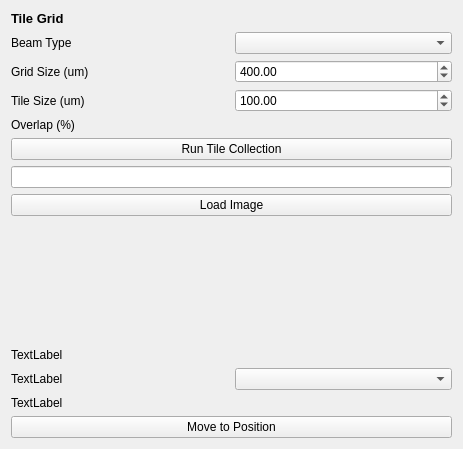
<?xml version="1.0" encoding="UTF-8"?>
<ui version="4.0">
 <class>Form</class>
 <widget class="QWidget" name="Form">
  <property name="geometry">
   <rect>
    <x>0</x>
    <y>0</y>
    <width>463</width>
    <height>449</height>
   </rect>
  </property>
  <property name="windowTitle">
   <string>Form</string>
  </property>
  <layout class="QGridLayout" name="gridLayout">
   <item row="0" column="0" colspan="2">
    <widget class="QLabel" name="label_title">
     <property name="font">
      <font>
       <pointsize>10</pointsize>
       <weight>75</weight>
       <bold>true</bold>
      </font>
     </property>
     <property name="text">
      <string>Tile Grid</string>
     </property>
    </widget>
   </item>
   <item row="5" column="0" colspan="2">
    <widget class="QPushButton" name="pushButton_run_tile_collection">
     <property name="text">
      <string>Run Tile Collection</string>
     </property>
    </widget>
   </item>
   <item row="3" column="1">
    <widget class="QDoubleSpinBox" name="doubleSpinBox_tile_tile_size">
     <property name="maximum">
      <double>100000.000000000000000</double>
     </property>
     <property name="value">
      <double>100.000000000000000</double>
     </property>
    </widget>
   </item>
   <item row="11" column="0" colspan="2">
    <widget class="QLabel" name="label_position_info">
     <property name="text">
      <string>TextLabel</string>
     </property>
    </widget>
   </item>
   <item row="3" column="0">
    <widget class="QLabel" name="label_tile_tile_size">
     <property name="text">
      <string>Tile Size (um)</string>
     </property>
    </widget>
   </item>
   <item row="7" column="0" colspan="2">
    <widget class="QPushButton" name="pushButton_load_image">
     <property name="text">
      <string>Load Image</string>
     </property>
    </widget>
   </item>
   <item row="2" column="1">
    <widget class="QDoubleSpinBox" name="doubleSpinBox_tile_grid_size">
     <property name="maximum">
      <double>1000000.000000000000000</double>
     </property>
     <property name="value">
      <double>400.000000000000000</double>
     </property>
    </widget>
   </item>
   <item row="1" column="0">
    <widget class="QLabel" name="label_tile_beam_type">
     <property name="text">
      <string>Beam Type</string>
     </property>
    </widget>
   </item>
   <item row="6" column="0" colspan="2">
    <widget class="QLineEdit" name="lineEdit_tile_image_path"/>
   </item>
   <item row="8" column="0" colspan="2">
    <spacer name="verticalSpacer">
     <property name="orientation">
      <enum>Qt::Vertical</enum>
     </property>
     <property name="sizeHint" stdset="0">
      <size>
       <width>20</width>
       <height>40</height>
      </size>
     </property>
    </spacer>
   </item>
   <item row="1" column="1">
    <widget class="QComboBox" name="comboBox_tile_beam_type"/>
   </item>
   <item row="10" column="1">
    <widget class="QComboBox" name="comboBox_tile_position"/>
   </item>
   <item row="9" column="0" colspan="2">
    <widget class="QLabel" name="label_position_header">
     <property name="text">
      <string>TextLabel</string>
     </property>
    </widget>
   </item>
   <item row="10" column="0">
    <widget class="QLabel" name="label_tile_position">
     <property name="text">
      <string>TextLabel</string>
     </property>
    </widget>
   </item>
   <item row="4" column="0">
    <widget class="QLabel" name="label_tile_overlap">
     <property name="text">
      <string>Overlap (%)</string>
     </property>
    </widget>
   </item>
   <item row="2" column="0">
    <widget class="QLabel" name="label_tile_grid_size">
     <property name="text">
      <string>Grid Size (um)</string>
     </property>
    </widget>
   </item>
   <item row="12" column="0" colspan="2">
    <widget class="QPushButton" name="pushButton_move_to_position">
     <property name="text">
      <string>Move to Position</string>
     </property>
    </widget>
   </item>
  </layout>
 </widget>
 <resources/>
 <connections/>
</ui>
